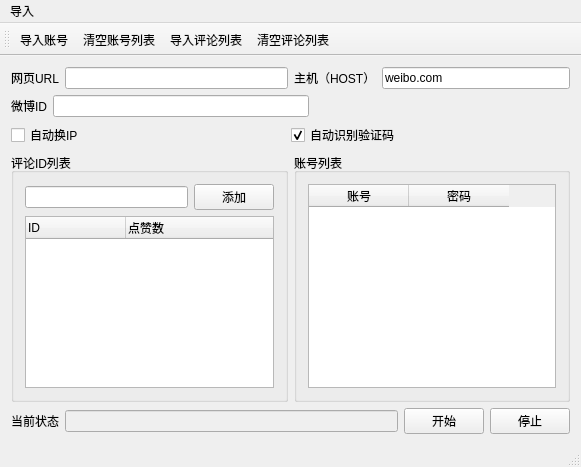
<?xml version="1.0" encoding="UTF-8"?>
<ui version="4.0">
 <class>autobots_toutiaoClass</class>
 <widget class="QMainWindow" name="autobots_toutiaoClass">
  <property name="geometry">
   <rect>
    <x>0</x>
    <y>0</y>
    <width>581</width>
    <height>467</height>
   </rect>
  </property>
  <property name="windowTitle">
   <string>微博评论转发</string>
  </property>
  <widget class="QWidget" name="centralWidget">
   <layout class="QGridLayout" name="gridLayout_4">
    <item row="0" column="0" colspan="2">
     <layout class="QHBoxLayout" name="horizontalLayout_10">
      <item>
       <layout class="QHBoxLayout" name="horizontalLayout_3">
        <item>
         <widget class="QLabel" name="label_3">
          <property name="text">
           <string>网页URL</string>
          </property>
         </widget>
        </item>
        <item>
         <widget class="QLineEdit" name="lineEdit_url">
          <property name="enabled">
           <bool>true</bool>
          </property>
         </widget>
        </item>
       </layout>
      </item>
      <item>
       <layout class="QHBoxLayout" name="horizontalLayout_9">
        <item>
         <widget class="QLabel" name="label_5">
          <property name="text">
           <string>主机（HOST）</string>
          </property>
         </widget>
        </item>
        <item>
         <widget class="QLineEdit" name="lineEdit_host">
          <property name="enabled">
           <bool>true</bool>
          </property>
          <property name="text">
           <string>weibo.com</string>
          </property>
         </widget>
        </item>
       </layout>
      </item>
     </layout>
    </item>
    <item row="1" column="0">
     <layout class="QHBoxLayout" name="horizontalLayout_2">
      <item>
       <widget class="QLabel" name="label_2">
        <property name="text">
         <string>微博ID</string>
        </property>
       </widget>
      </item>
      <item>
       <widget class="QLineEdit" name="lineEdit_page_id">
        <property name="enabled">
         <bool>true</bool>
        </property>
        <property name="text">
         <string/>
        </property>
       </widget>
      </item>
      <item>
       <spacer name="horizontalSpacer">
        <property name="orientation">
         <enum>Qt::Horizontal</enum>
        </property>
        <property name="sizeHint" stdset="0">
         <size>
          <width>40</width>
          <height>20</height>
         </size>
        </property>
       </spacer>
      </item>
     </layout>
    </item>
    <item row="1" column="1">
     <layout class="QHBoxLayout" name="horizontalLayout_4"/>
    </item>
    <item row="2" column="0">
     <layout class="QHBoxLayout" name="horizontalLayout_7">
      <item>
       <widget class="QCheckBox" name="checkBox_switch_ip">
        <property name="text">
         <string>自动换IP</string>
        </property>
        <property name="checked">
         <bool>false</bool>
        </property>
       </widget>
      </item>
      <item>
       <widget class="QCheckBox" name="checkBox_code_online">
        <property name="text">
         <string>自动识别验证码</string>
        </property>
        <property name="checked">
         <bool>true</bool>
        </property>
       </widget>
      </item>
     </layout>
    </item>
    <item row="3" column="0" colspan="2">
     <layout class="QHBoxLayout" name="horizontalLayout_6">
      <item>
       <widget class="QGroupBox" name="groupBox">
        <property name="sizePolicy">
         <sizepolicy hsizetype="Preferred" vsizetype="Preferred">
          <horstretch>5</horstretch>
          <verstretch>0</verstretch>
         </sizepolicy>
        </property>
        <property name="title">
         <string>评论ID列表</string>
        </property>
        <layout class="QGridLayout" name="gridLayout">
         <item row="0" column="0">
          <layout class="QHBoxLayout" name="horizontalLayout_8">
           <item>
            <widget class="QLineEdit" name="lineEdit_comment_id"/>
           </item>
           <item>
            <widget class="QPushButton" name="pushButton_add_comment_id">
             <property name="text">
              <string>添加</string>
             </property>
            </widget>
           </item>
          </layout>
         </item>
         <item row="1" column="0">
          <widget class="QTreeWidget" name="treeWidget_comment_id">
           <property name="sizePolicy">
            <sizepolicy hsizetype="Expanding" vsizetype="Expanding">
             <horstretch>2</horstretch>
             <verstretch>0</verstretch>
            </sizepolicy>
           </property>
           <column>
            <property name="text">
             <string>ID</string>
            </property>
           </column>
           <column>
            <property name="text">
             <string>点赞数</string>
            </property>
           </column>
          </widget>
         </item>
        </layout>
       </widget>
      </item>
      <item>
       <widget class="QGroupBox" name="groupBox_2">
        <property name="sizePolicy">
         <sizepolicy hsizetype="Preferred" vsizetype="Preferred">
          <horstretch>5</horstretch>
          <verstretch>0</verstretch>
         </sizepolicy>
        </property>
        <property name="title">
         <string>账号列表</string>
        </property>
        <layout class="QGridLayout" name="gridLayout_2">
         <item row="0" column="0">
          <widget class="QTableWidget" name="tableWidget_account_id">
           <column>
            <property name="text">
             <string>账号</string>
            </property>
           </column>
           <column>
            <property name="text">
             <string>密码</string>
            </property>
           </column>
          </widget>
         </item>
        </layout>
       </widget>
      </item>
     </layout>
    </item>
    <item row="4" column="0" colspan="2">
     <layout class="QHBoxLayout" name="horizontalLayout">
      <item>
       <layout class="QGridLayout" name="gridLayout_3">
        <item row="0" column="0">
         <widget class="QLabel" name="label_1">
          <property name="text">
           <string>当前状态</string>
          </property>
         </widget>
        </item>
        <item row="0" column="1">
         <widget class="QLineEdit" name="lineEdit_msg">
          <property name="enabled">
           <bool>false</bool>
          </property>
         </widget>
        </item>
       </layout>
      </item>
      <item>
       <layout class="QHBoxLayout" name="horizontalLayout_5">
        <item>
         <widget class="QPushButton" name="pushButton_start">
          <property name="text">
           <string>开始</string>
          </property>
         </widget>
        </item>
        <item>
         <widget class="QPushButton" name="pushButton_pause">
          <property name="text">
           <string>停止</string>
          </property>
         </widget>
        </item>
       </layout>
      </item>
     </layout>
    </item>
   </layout>
  </widget>
  <widget class="QMenuBar" name="menuBar">
   <property name="geometry">
    <rect>
     <x>0</x>
     <y>0</y>
     <width>581</width>
     <height>23</height>
    </rect>
   </property>
   <widget class="QMenu" name="menu">
    <property name="title">
     <string>导入</string>
    </property>
    <addaction name="action_from_txt"/>
    <addaction name="action_clear_accounts"/>
    <addaction name="action_import_commentid"/>
    <addaction name="action_clear_comments"/>
   </widget>
   <addaction name="menu"/>
  </widget>
  <widget class="QToolBar" name="mainToolBar">
   <attribute name="toolBarArea">
    <enum>TopToolBarArea</enum>
   </attribute>
   <attribute name="toolBarBreak">
    <bool>false</bool>
   </attribute>
   <addaction name="action_from_txt"/>
   <addaction name="action_clear_accounts"/>
   <addaction name="action_import_commentid"/>
   <addaction name="action_clear_comments"/>
  </widget>
  <widget class="QStatusBar" name="statusBar"/>
  <action name="action_from_txt">
   <property name="text">
    <string>导入账号</string>
   </property>
   <property name="toolTip">
    <string>txt文本</string>
   </property>
  </action>
  <action name="action_import_commentid">
   <property name="text">
    <string>导入评论列表</string>
   </property>
  </action>
  <action name="action_clear_comments">
   <property name="text">
    <string>清空评论列表</string>
   </property>
  </action>
  <action name="action_clear_accounts">
   <property name="text">
    <string>清空账号列表</string>
   </property>
  </action>
 </widget>
 <layoutdefault spacing="6" margin="11"/>
 <resources>
  <include location="autobots_toutiao.qrc"/>
 </resources>
 <connections/>
</ui>
